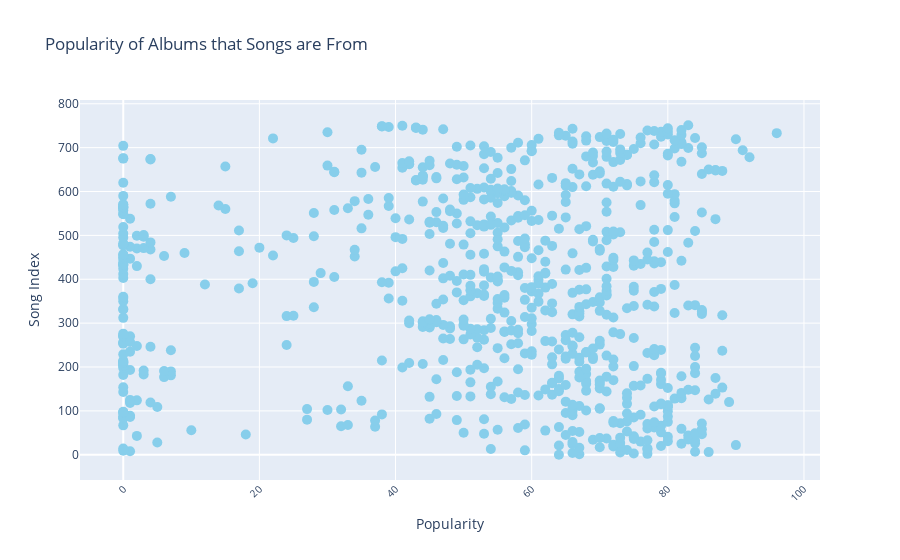

This figure's notebook cell:
### Markdown cell above
Scatterplot for Popularity

### Code cell
pop_fig = go.Figure()


pop_fig.add_trace(go.Scatter(
    x=df['Popularity'],
    y=df.index,
    mode='markers',
    marker=dict(color='skyblue', size=10),
    text=df['Track Name'],
    hovertemplate='Song: %{text}<br>Popularity: %{x}<extra></extra>',
))

pop_fig.update_layout(
    title='Popularity of Albums that Songs are From',
    xaxis_title='Popularity',
    yaxis_title='Song Index',
    xaxis=dict(tickangle=-45, tickfont=dict(size=10)),
)

pop_fig.show()

### Figure 1 — Plotly figure (JSON) as saved in the notebook; plotly's stock layout.template omitted (floating-point values rounded to 4 significant figures; data arrays with more than 128 entries replaced by an {"elided": "..."} marker saying what was removed)
{"data": [{"hovertemplate": "Song: %{text}<br>Popularity: %{x}<extra></extra>", "marker": {"color": "skyblue", "size": 10}, "mode": "markers", "text": {"elided": "752 str values"}, "type": "scatter", "x": {"elided": "752 int values"}, "y": {"elided": "752 int values"}}], "layout": {"title": {"text": "Popularity of Albums that Songs are From"}, "xaxis": {"tickangle": -45, "tickfont": {"size": 10}, "title": {"text": "Popularity"}}, "yaxis": {"title": {"text": "Song Index"}}}}
